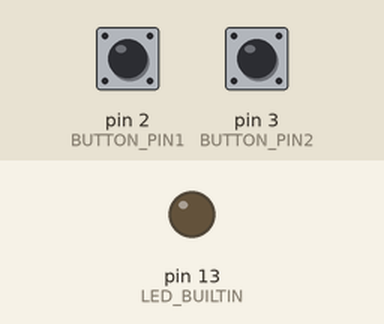
The sketch below on a simulated Arduino Uno, built with avr-gcc and run on an emulated ATmega328P. Parts: output pins drawn as LEDs (lit = HIGH). The inputs (shaded band) are chosen by the test bench; at power-on: pin 2 (BUTTON_PIN1) LOW, pin 3 (BUTTON_PIN2) LOW. What the sketch prints to the serial monitor is not drawn.

Above: at 5.4 s.
5.5 s: pin 2 (BUTTON_PIN1) pulled HIGH for 0.15 s
At 5.9 s:
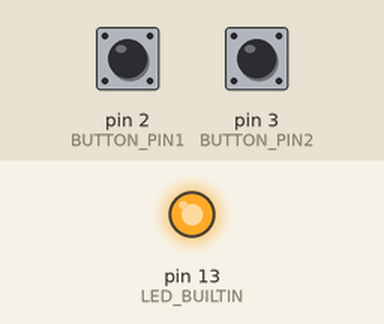
8.5 s: pin 3 (BUTTON_PIN2) pulled HIGH for 0.15 s
Timing chart, 0 to 11.5 s (numbered marks = the images above; inputs shaded):
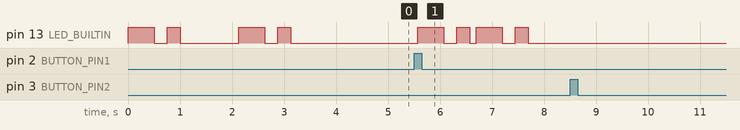

The sketch:

serialGenerator.ino
```cpp
/*********************************************************
 * Janky sketch to general data on serial line
 * mainly for use as a test tool for other projects in flight
 * BTN1 (pin2) momentary switch: causes the sketch to switch serial port baud rates (for testing audodetect)
 * BTN2 (pin3) flip switch: high causes RX to check if recieve matches what was sent, low skips
 */
const int BUTTON_PIN1 = 2;
const int BUTTON_PIN2 = 3;

int bauds[] = {4800, 9600, 19200, 38400, 115200, 230400, 460800, 921600};
int currentBaud = bauds[1];

volatile bool changeBaud = false;
volatile bool checkRX = false;

void INT_BUTTON2_RXCHECK(){
  checkRX = digitalRead(BUTTON_PIN2);

}
void INT_BUTTON1_CHANGE_BAUD(){
  changeBaud = true;
}

void strobeLED(int len) {
  digitalWrite(LED_BUILTIN,HIGH);
  delay(len);
  digitalWrite(LED_BUILTIN,LOW);
}

void flashLED(int count) {
  for(int i=0;i<count;i++) {
    digitalWrite(LED_BUILTIN,HIGH);
    delay(500);
    digitalWrite(LED_BUILTIN,LOW);
    delay(250);
    digitalWrite(LED_BUILTIN,HIGH);
    delay(250);
    digitalWrite(LED_BUILTIN,LOW);
    delay(125);
  }
}

void setup() {
 Serial.begin(currentBaud);
 Serial.setTimeout(2500);
 pinMode(LED_BUILTIN, OUTPUT);
 pinMode(BUTTON_PIN1, INPUT);
 pinMode(BUTTON_PIN2, INPUT);
 attachInterrupt(digitalPinToInterrupt(BUTTON_PIN1), INT_BUTTON1_CHANGE_BAUD, RISING);
 attachInterrupt(digitalPinToInterrupt(BUTTON_PIN2), INT_BUTTON2_RXCHECK, CHANGE);
 flashLED(1);
 delay(1000);
 flashLED(1);
 delay(1000);
}

void loop() {
 if(changeBaud) {
  currentBaud++;
  if(currentBaud == 8)
   currentBaud = 0;
  Serial.flush();
  Serial.begin(currentBaud);
  flashLED(2);
  changeBaud = false;
 }
 String testStr(currentBaud);
 Serial.print(testStr + ":");
 if(checkRX){
   while (Serial.available() == 0){}
   String rxStr = Serial.readString();
   rxStr.trim();
   if(rxStr.equals(testStr))
    flashLED(3);
   else strobeLED(3000);
 }
}
```

Measured:
- after the input at 5.5 s, pin 13 (LED_BUILTIN): LOW → HIGH after 0.07 s, → LOW 0.50 s later, → HIGH 0.25 s later, → LOW 0.25 s later, … (8 changes in this stretch)
- after the input at 8.5 s, every drawn part: stays the same
